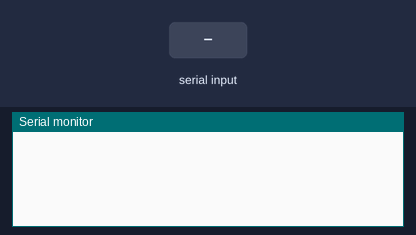
A sketch run on a simulated Arduino Uno, built with avr-gcc and run on an emulated ATmega328P. On the bench: the last lines printed to the serial monitor. The test bench sets the inputs (shaded band). The modem accepts every AT command (registered, SIM ready, sends succeed) and sends nothing else.

Above: at 1.2 s.
1.3 s: "$" received over Serial
At 2.3 s:
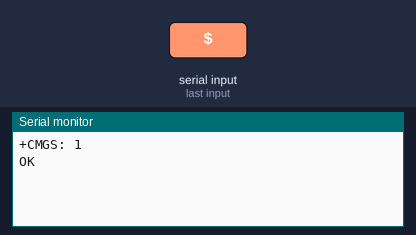
2.8 s: "$" received over the second serial link
At 4.0 s:
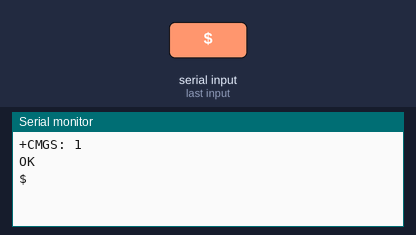
4.3 s: "1" received over the second serial link
At 5.2 s:
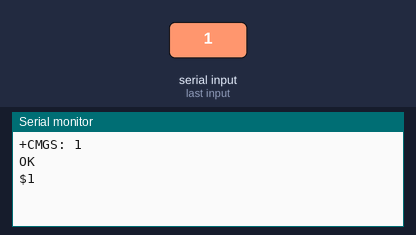

Measured:
- after the input at 1.3 s, the serial monitor: prints a new line at once (image 1)
- after the input at 2.8 s, the serial monitor: prints a new line at once (image 2)
- after the input at 4.3 s, the serial monitor: prints a new line at once (image 3)

The sketch:

gsm.ino
```cpp
#include<SoftwareSerial.h>

SoftwareSerial gsm(6,7);
void setup(){
Serial.begin(9600);
gsm.begin(9600);

}
void loop(){
  if(gsm.available()) // check if the connection is estsblish or not
  { Serial.write(gsm.read());
    }
  if(Serial.available()) // GSm establish connection then we are good to go
  {
    byte a =Serial.read();
    if(a=='$')
    {
      gsm.write((char)26); ///hexadeciaml value for Ctrl+z== to tell the GSM its the end of the message..

      }
    else{
      gsm.write(a);
      }
    }

  }


  //AT+CMGF=1 to start messaging service on gsm
  //AT+CMGS="+9195601XXXXX" Enter the no you want to send text message
  // than enter message followed by $.
  //IF get OK then our message is succesfully send..

  //AT+CNMI=2,2,0,0,0 if you want to receive message using GSM
```
